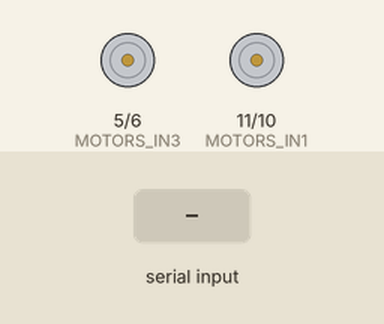
A sketch run on a simulated Arduino Uno, built with avr-gcc and run on an emulated ATmega328P. On the bench: motor-driver pin pairs drawn as motors (green arrow = first pin HIGH = forward, orange = second pin HIGH = backward, longer = more drive). The inputs (shaded band) are chosen by the test bench. What the sketch prints to the serial monitor is not drawn.

Above: at 1.2 s.
1.3 s: "F" received over the second serial link
At 2.3 s:
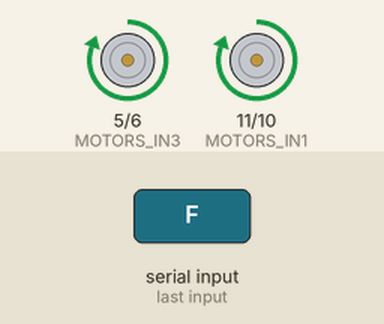
2.8 s: "B" received over the second serial link
At 3.5 s:
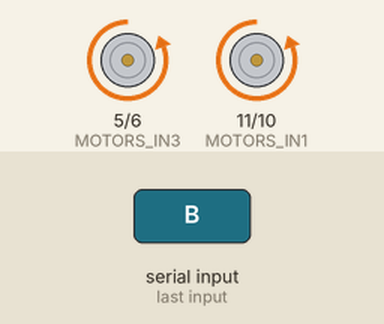
4.3 s: "S" received over the second serial link
At 4.6 s:
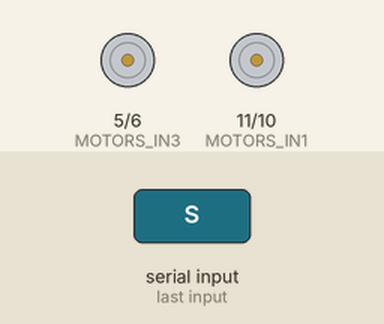
5.8 s: "F" received over the second serial link
At 6.9 s:
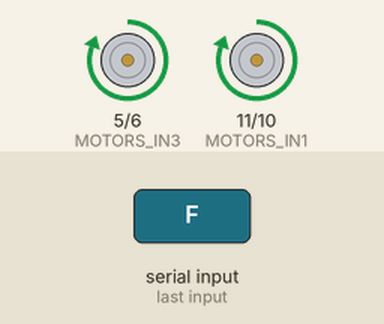
7.3 s: "B" received over the second serial link
At 8.1 s:
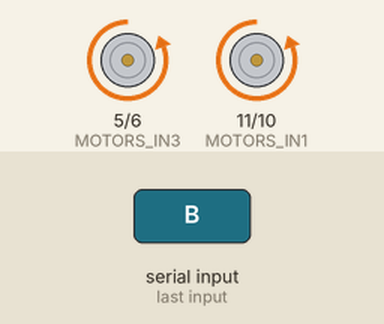
Timing chart, 0 to 9.8 s (numbered marks = the images above; inputs shaded):
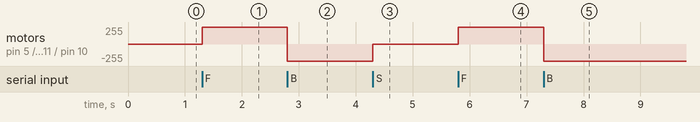

Measured:
- after the input at 1.3 s, motor on pin 5 (MOTORS_IN3) / pin 6 (MOTORS_IN4), motor on pin 11 (MOTORS_IN1) / pin 10 (MOTORS_IN2): stopped → forward 255/255 at once
- after the input at 2.8 s, motor on pin 5 (MOTORS_IN3) / pin 6 (MOTORS_IN4), motor on pin 11 (MOTORS_IN1) / pin 10 (MOTORS_IN2): forward 255/255 → backward 255/255 at once
- after the input at 4.3 s, motor on pin 5 (MOTORS_IN3) / pin 6 (MOTORS_IN4), motor on pin 11 (MOTORS_IN1) / pin 10 (MOTORS_IN2): backward 255/255 → stopped at once
- after the input at 5.8 s, motor on pin 5 (MOTORS_IN3) / pin 6 (MOTORS_IN4), motor on pin 11 (MOTORS_IN1) / pin 10 (MOTORS_IN2): stopped → forward 255/255 at once
- after the input at 7.3 s, motor on pin 5 (MOTORS_IN3) / pin 6 (MOTORS_IN4), motor on pin 11 (MOTORS_IN1) / pin 10 (MOTORS_IN2): forward 255/255 → backward 255/255 at once

The sketch:

sketch_apr19a.ino
```cpp
#include <SoftwareSerial.h>
#define MOTORS_IN1 11
#define MOTORS_IN2 10
#define MOTORS_IN3 5
#define MOTORS_IN4 6
#define SPEED 255
#define ANGLE 1.0
//#define SERVO_PIN
//Servo servo;
byte outPutMotorIn1 = LOW;
byte outPutMotorIn2 = LOW;
byte outPutMotorIn3 = LOW;
byte outPutMotorIn4 = LOW;
SoftwareSerial mySerial(2, 3); // RX, TX
void setup() {
  // p  ut your setup code here, to run once:
  pinMode(MOTORS_IN1, OUTPUT);
  pinMode(MOTORS_IN2, OUTPUT);
  pinMode(MOTORS_IN3, OUTPUT);
  pinMode(MOTORS_IN4, OUTPUT);
  //  servo.attach(SERVO_PIN);
  mySerial.begin(9600);
  Serial.begin(9600);
}
char c;
void loop() {
  // put your main code here, to run repeatedly:

  if (mySerial.available()) {
    Serial.println(c);
    c = mySerial.read();
    if (c == 'F') {
      c = mySerial.read();
      outPutMotorIn1 = SPEED;
      outPutMotorIn2 = LOW;
      outPutMotorIn3 = SPEED;
      outPutMotorIn4 = LOW;
      //analogWrite(MOTORS_IN1, HIGH*SPEED+128;
      //analogWrite(MOTORS_IN2, LOW);
      //analogWrite(MOTORS_IN3, HIGH*SPEED+128;
      //analogWrite(MOTORS_IN4, LOW);
    } else if (c == 'B') {
      /*analogWrite(MOTORS_IN1, LOW);
        analogWrite(MOTORS_IN2, HIGH*SPEED);
        analogWrite(MOTORS_IN3, LOW);
        analogWrite(MOTORS_IN4, HIGH*SPEED);*/
      outPutMotorIn1 = LOW;
      outPutMotorIn2 = SPEED;
      outPutMotorIn3 = LOW;
      outPutMotorIn4 = SPEED;
    } else if (c == 'I') {
      /*analogWrite(MOTORS_IN1, LOW);
        analogWrite(MOTORS_IN2, LOW);
        analogWrite(MOTORS_IN3, LOW);
        analogWrite(MOTORS_IN4, LOW);*/
      outPutMotorIn1 = LOW;
      outPutMotorIn2 = LOW;
      outPutMotorIn3 = LOW;
      outPutMotorIn4 = LOW;
    } else if (c == 'S') {
      /*analogWrite(MOTORS_IN1, HIGH*SPEED);
        analogWrite(MOTORS_IN2, HIGH*SPEED);
        analogWrite(MOTORS_IN3, HIGH*SPEED);
        analogWrite(MOTORS_IN4, HIGH*SPEED);*/
      outPutMotorIn1 = HIGH;
      outPutMotorIn2 = HIGH;
      outPutMotorIn3 = HIGH;
      outPutMotorIn4 = HIGH;
    }
    /*else if(c == 'a'){
      servo.write(10);
      } else if(c == 'A') {
      servo.write(80);
      }*/
    analogWrite(MOTORS_IN1, outPutMotorIn1);
    analogWrite(MOTORS_IN2, outPutMotorIn2);
    analogWrite(MOTORS_IN3, outPutMotorIn3);
    analogWrite(MOTORS_IN4, outPutMotorIn4);
  }
}
```
